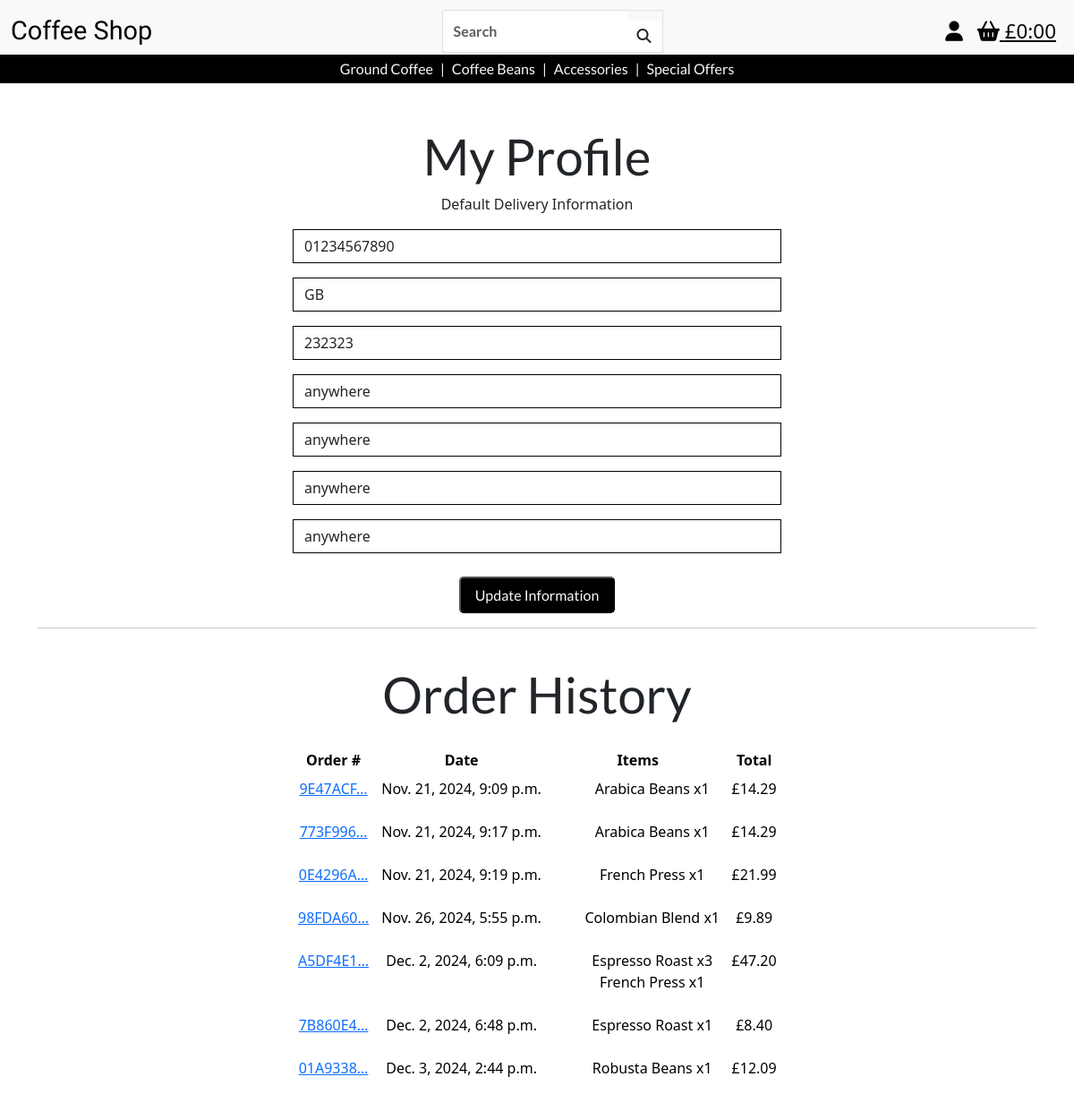
Page /profiles/ (signed in) on the committed database.
### profiles/models.py (models this page shows, shortened)
class UserProfile(models.Model):
    user = models.OneToOneField(User, on_delete=models.CASCADE)
    default_phone_number = models.CharField(max_length=20, null=True, blank=True)
    default_country = models.CharField(max_length=40, null=True, blank=True)
    default_postcode = models.CharField(max_length=20, null=True, blank=True)
    default_town_or_city = models.CharField(max_length=40, null=True, blank=True)
    default_street_address1 = models.CharField(max_length=80, null=True, blank=True)
    default_street_address2 = models.CharField(max_length=80, null=True, blank=True)
    default_county = models.CharField(max_length=80, null=True, blank=True)

### checkout/models.py (models this page shows, shortened)
class Order(models.Model):
    order_number = models.CharField(max_length=32, null=False, editable=False)
    user_profile = models.ForeignKey(
        UserProfile, on_delete=models.SET_NULL, null=True, blank=True, related_name='orders')
    full_name = models.CharField(max_length=50, null=False, blank=False)
    email = models.EmailField(max_length=254, null=False, blank=False)
    phone_number = models.CharField(max_length=20, null=False, blank=False)
    country = models.CharField(max_length=40, null=False, blank=False)
    postcode = models.CharField(max_length=20, null=True, blank=True)
    town_or_city = models.CharField(max_length=40, null=False, blank=False)
    street_address1 = models.CharField(max_length=80, null=False, blank=False)
    street_address2 = models.CharField(max_length=80, null=True, blank=True)
    county = models.CharField(max_length=80, null=True, blank=True)
    date = models.DateTimeField(auto_now_add=True)
    delivery_cost = models.DecimalField(
        max_digits=6, decimal_places=2, null=False, default=0)
    order_total = models.DecimalField(
        max_digits=10, decimal_places=2, null=False, default=0)
    grand_total = models.DecimalField(
        max_digits=10, decimal_places=2, null=False, default=0)
    original_bag = models.TextField(null=False, blank=False, default='')
    stripe_pid = models.CharField(
        max_length=254, null=False, blank=False, default='')

class OrderLineItem(models.Model):
    order = models.ForeignKey(Order, null=False, blank=False,
                              on_delete=models.CASCADE, related_name='lineitems')
    product = models.ForeignKey(
        Product, null=False, blank=False, on_delete=models.CASCADE)
    quantity = models.IntegerField(null=False, blank=False, default=0)
    lineitem_total = models.DecimalField(
        max_digits=6, decimal_places=2, null=False, blank=False, editable=False)
    discounted_price = models.DecimalField(
        max_digits=6, decimal_places=2, null=True, blank=True, editable=False)

### products/models.py (models this page shows, shortened)
class Product(models.Model):
    category = models.ForeignKey(
        'Category', null=True, blank=True, on_delete=models.SET_NULL)
    sku = models.CharField(max_length=254, null=True, blank=True, unique=True)
    product_name = models.CharField(max_length=254)
    description = models.TextField()
    price = models.DecimalField(max_digits=6, decimal_places=2)
    image_url = models.URLField(max_length=1024, null=True, blank=True)
    image = models.ImageField(null=True, blank=True)

### profiles/views.py (the view)
# urls.py: path('', views.profile, name='profile'),
@login_required
def profile(request):
    profile = get_object_or_404(UserProfile, user=request.user)
    if request.method == 'POST':
        form = UserProfileForm(request.POST, instance=profile)
        if form.is_valid():
            form.save()
            messages.success(request, 'Profile updated successfully')
    else:
        form = UserProfileForm(instance=profile)
    orders = profile.orders.all()
    template = 'profiles/profile.html'
    context = {
        'form': form,
        'orders': orders,
    }
    return render(request, template, context)

### profiles/forms.py
class UserProfileForm(forms.ModelForm):
    class Meta:
        model = UserProfile
        exclude = ('user',)
    def __init__(self, *args, **kwargs):
        super().__init__(*args, **kwargs)
        placeholders = {
            'default_phone_number': 'Phone Number',
            'default_postcode': 'Postal Code',
            'default_town_or_city': 'Town or City',
            'default_street_address1': 'Street Address 1',
            'default_street_address2': 'Street Address 2',
            'default_county': 'County, State or Locality',
        }
        self.fields['default_phone_number'].widget.attrs['autofocus'] = True
        for field in self.fields:
            if field != 'default_country':
                if self.fields[field].required:
                    placeholder = f'{placeholders[field]} *'
                else:
                    placeholder = placeholders[field]
                self.fields[field].widget.attrs['placeholder'] = placeholder
            self.fields[field].widget.attrs['class'] = 'border-black rounded-0 profile-form-input'
            self.fields[field].label = False

### bag/contexts.py (called while the page is built, shortened)
def bag_contents(request):
    bag_items = []
    total = 0
    product_count = 0
    bag = request.session.get('bag', {})
    if total < settings.FREE_DELIVERY_THRESHOLD:
        delivery = total * Decimal(settings.STANDARD_DELIVERY_PERCENTAGE / 100)
        free_delivery_delta = settings.FREE_DELIVERY_THRESHOLD - total
    else:
        delivery = 0
        free_delivery_delta = 0
    grand_total = delivery + total
    context = {
        'bag_items' : bag_items,
        'total' : total,
        'product_count' : product_count,
        'delivery': delivery,
        'free_delivery_delta' : free_delivery_delta,
        'free_delivery_threshold' : settings.FREE_DELIVERY_THRESHOLD,
        'grand_total' : grand_total,
    }
    return context

### profiles/templates/profiles/profile.html
{% extends 'base.html' %} {% load static %} {% block content %}
<div class="container text-center">
  <div class="row justify-content-center">
    <div class="col-12 col-lg-6">
      <h1 class="mt-5 header">My Profile</h1>
      <p>Default Delivery Information</p>
      <form
        class="mt-3"
        action="{% url 'profile' %}"
        method="POST"
        id="profile-update-form"
      >
        {% csrf_token %} {{ form|crispy }}
        <button class="button">Update Information</button>
      </form>
    </div>
  </div>
  <hr>
  <div class="row justify-content-center">
    <div class="col-12 col-lg-6">
      <h5 class="m-4 header">Order History</h5>
      <div class="table-responsive">
        <table class="table table-sm table-borderless">
          <thead>
            <th>Order #</th>
            <th>Date</th>
            <th>Items</th>
            <th>Total</th>
          </thead>
          <tbody>
            {% for order in orders %}
            <tr>
              <td>
                <a
                  href="{% url 'order_history' order.order_number %}"
                  title="{{ order.order_number }}"
                  class="site-link"
                >
                  {{ order.order_number|truncatechars:8 }}
                </a>
              </td>
              <td>{{ order.date }}</td>
              <td>
                <ul>
                  {% for item in order.lineitems.all %}
                  <li>
                    {{item.product.product_name}} x{{ item.quantity }}
                  </li>
                  {% endfor %}
                </ul>
              </td>
              <td>£{{ order.grand_total }}</td>
            </tr>
            {% endfor %}
          </tbody>
        </table>
      </div>
    </div>
  </div>
</div>
{% endblock %}

### static/css/base.css (style rules this page uses)
button, .button { color: #f8f9fa; font-family: "lato", sans-serif; font-weight: 400; text-decoration: none; background-color: black; padding: 0.4rem 1rem; border-radius: 5px; margin-top: 10px; }
.header { font-size:3.5rem; font-family: 'lato', sans-serif; }
li { list-style-type: none; }

### rows in the picture
UserProfile: default_phone_number "01234567890", default_country "GB", default_postcode "232323", default_town_or_city "anywhere", default_street_address1 "anywhere", default_street_address2 "anywhere", default_county "anywhere"
Order: order_number "9E47ACF…", date "Nov. 21, 2024, 9:09 p.m.", grand_total "14.29"
OrderLineItem: product.product_name "Arabica Beans", quantity "1"
Order: order_number "773F996…", date "Nov. 21, 2024, 9:17 p.m.", grand_total "14.29"
OrderLineItem: product.product_name "Arabica Beans", quantity "1"
Order: order_number "0E4296A…", date "Nov. 21, 2024, 9:19 p.m.", grand_total "21.99"
OrderLineItem: product.product_name "French Press", quantity "1"
Order: order_number "98FDA60…", date "Nov. 26, 2024, 5:55 p.m.", grand_total "9.89"
OrderLineItem: product.product_name "Colombian Blend", quantity "1"
Order: order_number "A5DF4E1…", date "Dec. 2, 2024, 6:09 p.m.", grand_total "47.20"
OrderLineItem: product.product_name "Espresso Roast", quantity "3"
OrderLineItem: product.product_name "French Press", quantity "1"
Order: order_number "7B860E4…", date "Dec. 2, 2024, 6:48 p.m.", grand_total "8.40"
OrderLineItem: product.product_name "Espresso Roast", quantity "1"
Order: order_number "01A9338…", date "Dec. 3, 2024, 2:44 p.m.", grand_total "12.09"
OrderLineItem: product.product_name "Robusta Beans", quantity "1"
